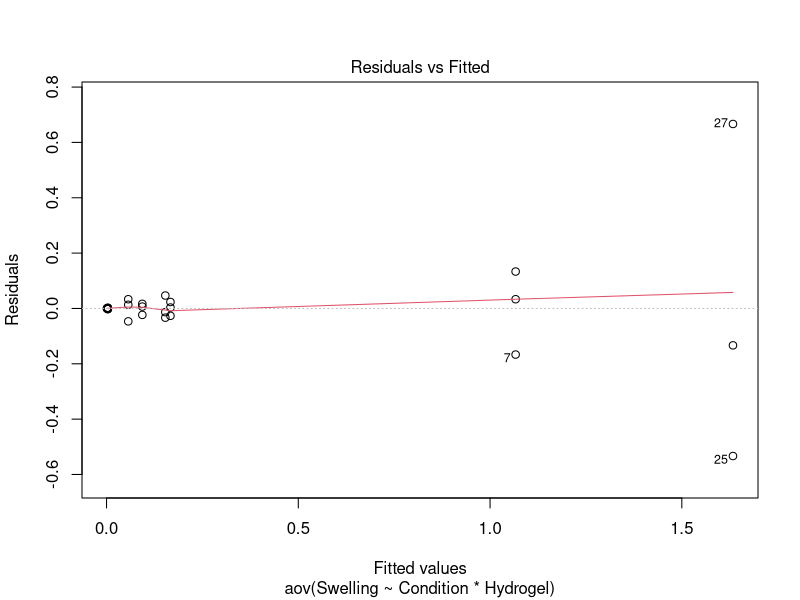
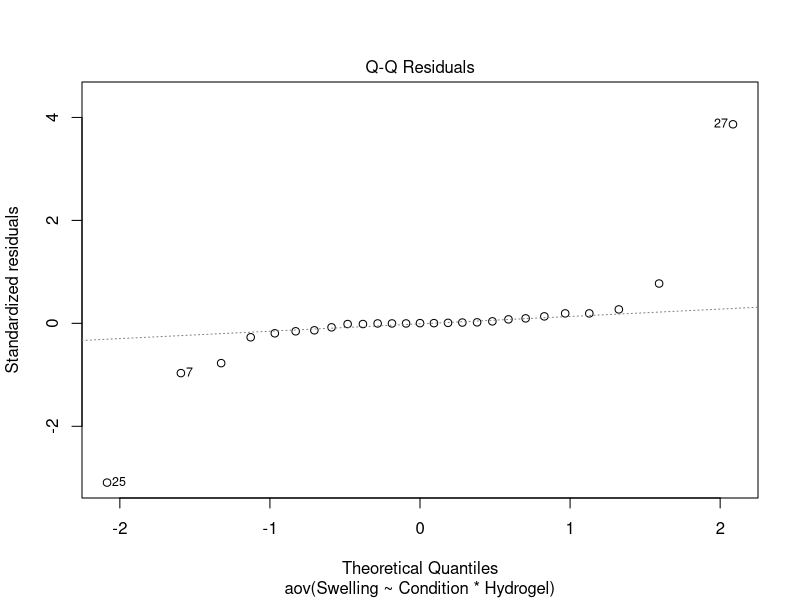

The R script that drew these images, in order:
#install.packages("car")

# Load package
library(car)

# Create the full dataset
Condition <- factor(rep(c("water", "PBS", "sucrose"), each = 9))
Hydrogel <- factor(rep(c("A", "A", "A", "B", "B", "B", "C", "C", "C"), times = 3))
Swelling <- c(
  0.12, 0.14, 0.2, 0.1, 0.07, 0.11, 0.9, 1.1, 1.2,        # water
  0.001, 0.001, 0.002, 0.001, 0.005, 0.004, 0.001, 0.006, 0.003,  # PBS
  0.14, 0.17, 0.19, 0.09, 0.07, 0.01, 1.1, 1.5, 2.3        # sucrose
)

# Create data frame
data_all <- data.frame(Condition, Hydrogel, Swelling)

# Step 2: Run two-way ANOVA with interaction
anova_two_way <- aov(Swelling ~ Condition * Hydrogel, data = data_all)
summary(anova_two_way)

# Step 3: Tukey HSD post-hoc test (for main effects and interaction)
TukeyHSD(anova_two_way)

# Step 4: Assumptions Checking
# Residuals vs Fitted (homoscedasticity)
plot(anova_two_way, which = 1)

# Q-Q Plot (normality)
plot(anova_two_way, which = 2)

# Levene’s Test for equal variances
leveneTest(Swelling ~ Condition * Hydrogel, data = data_all)
